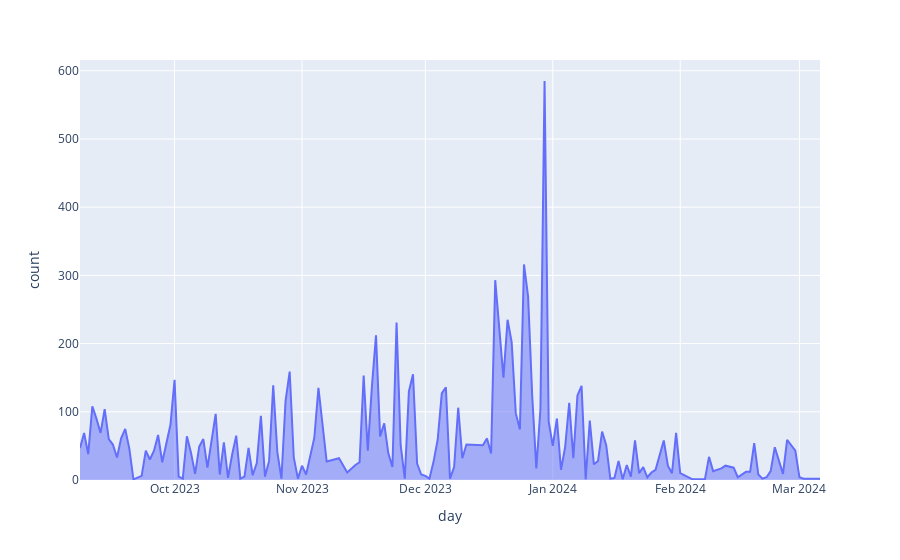

Here is the notebook cell this chart was saved with:
### Markdown cell above
<h2>5. Applying Visualisation to All Users</h2>

### Code cell
for i in range(len(list_results)):
        getUserTimeSeries(i, 'day')

### Figure 1 — Plotly figure (JSON) as saved in the notebook; plotly's stock layout.template omitted (floating-point values rounded to 4 significant figures; data arrays with more than 128 entries replaced by an {"elided": "..."} marker saying what was removed)
{"data": [{"fillpattern": {"shape": ""}, "hovertemplate": "day=%{x}<br>count=%{y}<extra></extra>", "legendgroup": "", "line": {"color": "#636efa"}, "marker": {"symbol": "circle"}, "mode": "lines", "name": "", "orientation": "v", "showlegend": false, "stackgroup": "1", "type": "scatter", "x": {"elided": "157 str values"}, "xaxis": "x", "y": {"elided": "157 int values"}, "yaxis": "y"}], "layout": {"autosize": true, "legend": {"tracegroupgap": 0}, "margin": {"t": 60}, "xaxis": {"anchor": "y", "autorange": true, "domain": [0, 1], "range": ["2023-09-08", "2024-03-06"], "title": {"text": "day"}, "type": "date"}, "yaxis": {"anchor": "x", "autorange": true, "domain": [0, 1], "range": [0, 615.8], "title": {"text": "count"}, "type": "linear"}}}
